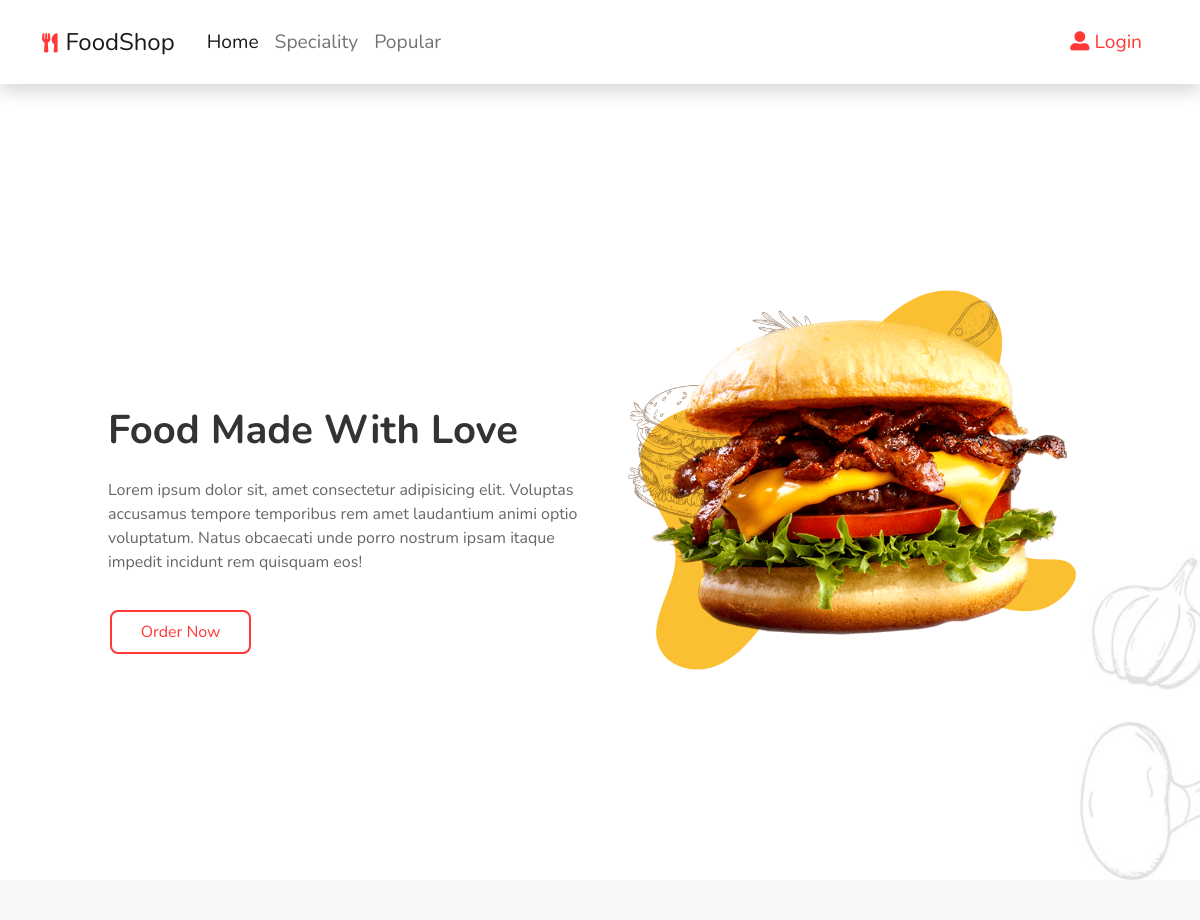
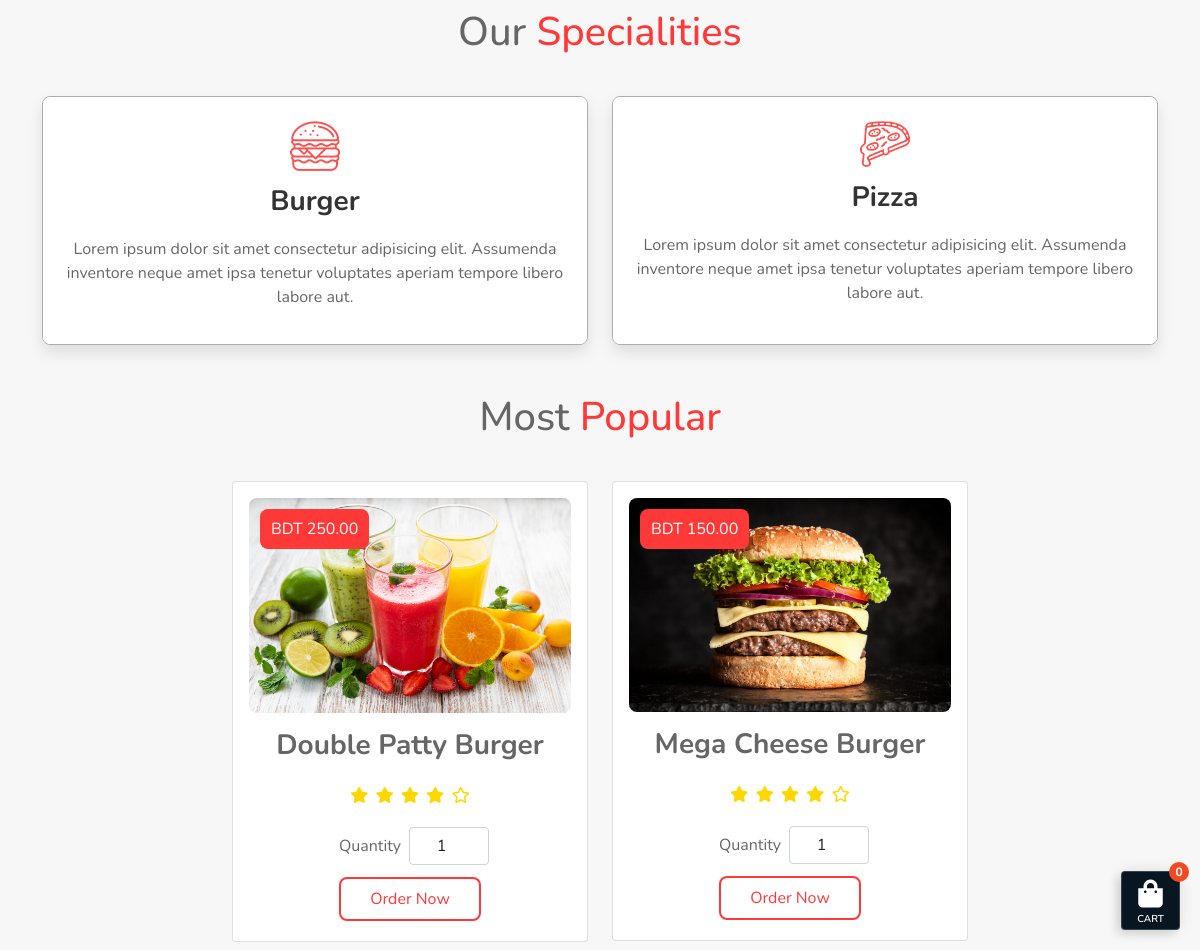
The page / on the database its author committed (2 pictures, top to bottom).
### shop/models.py (models this page shows, shortened)
class Category(models.Model):
    name = models.CharField(max_length=255)
    icon = models.ImageField(upload_to="images/")
    image = models.ImageField(upload_to="images/")
    description = models.TextField()
    created_at = models.DateTimeField(auto_now_add=True)
    updated_at = models.DateTimeField(auto_now=True)
    class Meta:
        verbose_name_plural = 'categories'

class Product(models.Model):
    AVAILABILITY_CHOICES = [
        (0, 'NO'),
        (1, 'YES'),
    ]
    name = models.CharField(max_length=255)
    slug = models.SlugField(null=True)
    description = models.TextField(null=True)
    price = models.DecimalField(max_digits=6, decimal_places=2)
    image = models.ImageField(upload_to="images/")
    availability = models.SmallIntegerField(choices=AVAILABILITY_CHOICES, default=1)
    category = models.ForeignKey(Category, on_delete=models.PROTECT)
    created_at = models.DateTimeField(auto_now_add=True)
    updated_at = models.DateTimeField(auto_now=True)

### shop/views/public.py (the view)
# urls.py: path('', views.welcome, name='welcome'),
def welcome(request):
    thirty_days_ago = timezone.now() - timedelta(days=30)
    categories = Category.objects.all()
    popular = OrderItem.objects.filter(created_at__gte=thirty_days_ago).values(
        'product_id', 'product__name', 'product__image', 'product__price').annotate(total=Sum('quantity')).order_by('total')
    context = {'categories': categories, 'popular': popular}
    return render(request, 'welcome.html', context)

### shop/templates/welcome.html (shortened to what this page needs)
{% extends 'base.html' %} {% load static %} {% block content %}
<section class="home" id="home">
  <div class="content">
    <h3 class="fs-1">Food Made With Love</h3>
    <p>
      Lorem ipsum dolor sit, amet consectetur adipisicing elit. Voluptas accusamus
      tempore temporibus rem amet laudantium animi optio voluptatum. Natus obcaecati
      unde porro nostrum ipsam itaque impedit incidunt rem quisquam eos!
    </p>
    <a href="#popular" class="btn-custom">Order Now</a>
  </div>
  <div class="image">
    <img src="{% static 'media/images/home-img.png' %}" alt="" />
  </div>
</section>
<div class="container">
  <section class="speciality" id="speciality">
    <h1 class="heading">Our <span>Specialities</span></h1>
    <div class="box-container">
      {% for category in categories %}
      <a href="{% url 'category_products' category.id %}" class="box">
        <div class="content">
          <img src="{{category.icon.url}}" alt="" />
          <h3 class="fw-bold">{{ category.name }}</h3>
          <p>{{ category.description }}</p>
        </div>
      </a>
      {% endfor %}
    </div>
  </section>
  <section id="popular" class="product-list">
    <h1 class="heading">Most <span>Popular</span></h1>
    <div class="row justify-content-md-center">
      {% for product in popular %}
      <div class="col-md-4 mb-2">
        <div class="card card-body">
          <span class="price"> BDT {{ product.product__price }} </span>
          <img class="card-img-top" src="{% static '' %}{{'media/'}}{{product.product__image}}" alt="" />
          <h3>
            <a class="product-title fw-bold" href="{% url 'product_detail' product.product_id %}">
              {{ product.product__name }}
            </a>
          </h3>
          <div class="stars">
            <i class="fas fa-star"></i>
            <i class="fas fa-star"></i>
            <i class="fas fa-star"></i>
            <i class="fas fa-star"></i>
            <i class="far fa-star"></i>
          </div>
          <div class="d-flex justify-content-center align-items-center my-2">
            <label class="mx-2" for="quantity-{{ product.product_id }}">Quantity</label>
            <div class="quantity-input">
              <input type="number" id="quantity-{{ product.product_id }}" class="form-control" min="1" value="1"/>
            </div>
          </div>
          <div>
            <button id="btn-order-{{ product.product_id }}" class="btn-custom btn-order">Order Now</button>
          </div>
        </div>
      </div>
      {% endfor %}
    </div>
  </section>
</div>
{% endblock content %}

### static/css/default.css (style rules this page uses)
:root { --red: #ff3838; --orange: #ff5733; --textcolor: #666; }
* { font-family: "Nunito", sans-serif; margin: 0; padding: 0; box-sizing: border-box; outline: none; border: none; text-decoration: none; transition: all 0.2s linear; }
html { overflow-x: hidden; scroll-behavior: smooth; scroll-padding-top: 6rem; }
body { background: #f7f7f7; color: var(--textcolor); }
a { text-decoration: none; }
.quantity-input { width: 5rem; }
.quantity-input input { text-align: center; }
.heading { text-align: center; padding: 1rem; margin-top: 2rem; margin-bottom: 1.5rem; color: #666; }
.heading span { color: var(--red); }
.btn-custom { background-color: #fff; border: none; color: var(--red); padding: 0.5rem 1.8rem; text-align: center; text-decoration: none; display: inline-block; font-size: 16px; margin: 4px 2px; transition-duration: 0.3s; cursor: pointer; border: 2px solid var(--red); border-radius: 0.5rem; }
.product-title { color: var(--textcolor); font-weight: bold; }
.home { display: flex; gap: 1.5rem; min-height: 100vh; align-items: center; background: url(../media/images/home-bg.jpg) no-repeat; background-size: cover; background-position: center; padding: 2rem 9%; }
.home .content { flex: 1 1 40rem; padding-top: 6.5rem; }
.home .image { flex: 1 1 40rem; }
.home .image img { width: 100%; padding: 1rem; animation: float 3s linear infinite; }
.home .content h3 { font-weight: bolder; color: #333; }
.home .content p { color: #666; padding: 1rem 0; }
.speciality .box-container { display: flex; flex-wrap: wrap; gap: 1.5rem; }
.speciality .box-container .box { flex: 1 1 30rem; position: relative; overflow: hidden; box-shadow: 0 0.5rem 1rem rgba(0, 0, 0, 0.1); border: 0.1rem solid rgba(0, 0, 0, 0.3); cursor: pointer; border-radius: 0.5rem; }
.speciality .box-container .box .content { text-align: center; background: #fff; padding: 0.6rem; height: 100%; }
.speciality .box-container .box .content img { margin: 0.9rem 0; }
.speciality .box-container .box .content h3 { color: #333; }
.speciality .box-container .box .content p { color: #666; padding: 0.6rem 0; }
.product-list .price { position: absolute; top: 1.7rem; left: 1.7rem; background: var(--red); color: #fff; padding: 0.5rem 0.67rem; border-radius: 0.5rem; }
.product-list .card-body { text-align: center; }
.product-list .card-body h3 { font-weight: bold; padding-top: 1rem; }
.product-list .card-body .stars i { color: gold; padding: 1rem 0.1rem; }
.product-list .card-body .card-img-top { border-radius: 0.5rem !important; }

### rows shown on the page
Category: icon (picture), name "Burger", description "Lorem ipsum dolor sit amet consectetur adipisicing elit. Assumenda inventore neque amet ipsa tenetur voluptates aperiam tempore libero labore aut."
Category: icon (picture), name "Pizza", description "Lorem ipsum dolor sit amet consectetur adipisicing elit. Assumenda inventore neque amet ipsa tenetur voluptates aperiam tempore libero labore aut."
Product: product__price "250.00", shows a picture, product__name "Double Patty Burger"
Product: product__price "150.00", shows a picture, product__name "Mega Cheese Burger", product_id "1"
